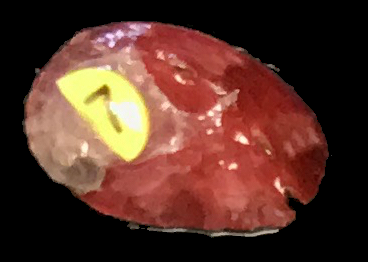
#> input picture EdgeDetection/AbalonePhotos/7_1-yr.png, 368 x 262 px, found by its file name; its folder holds only this picture in this run
$ python edgeDetection.py AbalonePhotos/7_1-yr.png
#> lines starting #> are read from the running program, lines starting #| are printed output that depends on the picture; after the words box and inside, x2 and y2 are one past the last pixel; in counts of white or black regions, pixels touching at a corner belong together
import cv2
import numpy as np
from matplotlib import pyplot as plt
import sys
base = "./AbalonePhotos/"
query = base + sys.argv[1]

img = cv2.imread(query,0)
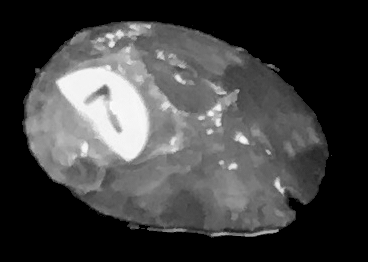
#> img: shape (262, 368); min 0, max 252, mean 64.9
edges = cv2.Canny(img,150,200,True)
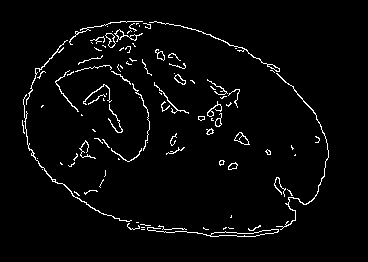
#> edges: shape (262, 368); 3.2% white in thin lines or dots, all inside (x1, y1, x2, y2) = (22, 21, 329, 237)

plt.subplot(121),plt.imshow(img,cmap = 'gray')
plt.title('Original Image'), plt.xticks([]), plt.yticks([])
plt.subplot(122),plt.imshow(edges,cmap = 'gray')
plt.title('Edge Image'), plt.xticks([]), plt.yticks([])

plt.show()
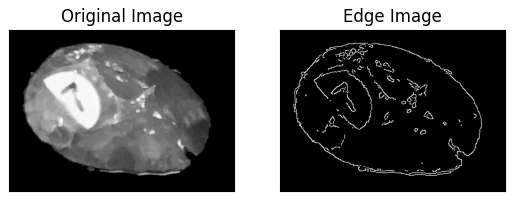
#> figure drawn by matplotlib, 2 panels

$ run again, on EdgeDetection/AbalonePhotos/858_1-yr.png
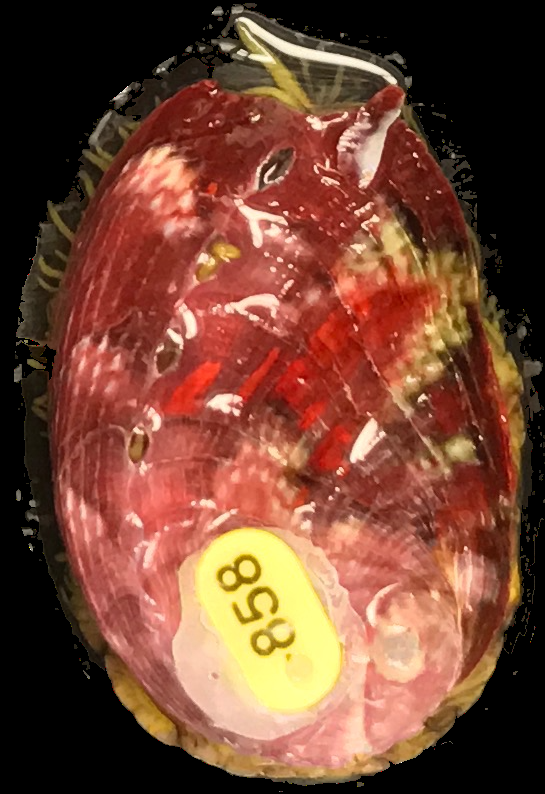
#> input picture EdgeDetection/AbalonePhotos/858_1-yr.png, 545 x 794 px, found by its file name
#> `edges = cv2.Canny(img,150,200,True)`:
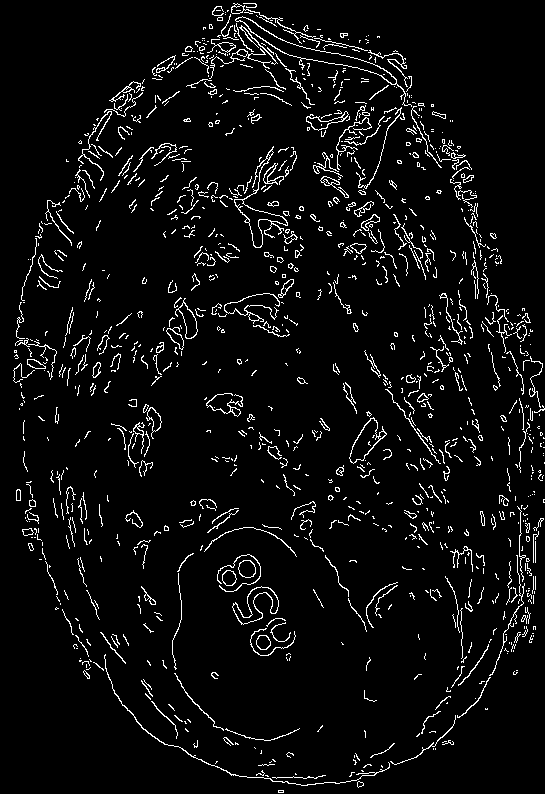
#> edges: shape (794, 545); 5.1% white in thin lines or dots
#> `plt.show()`:
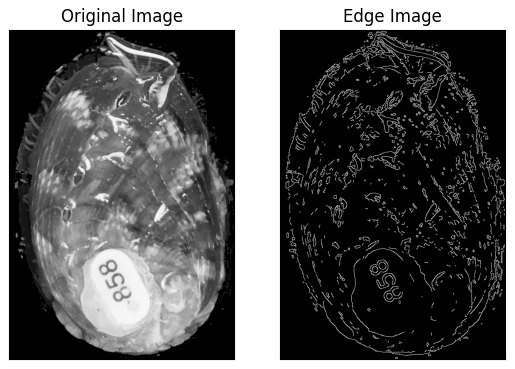
#> figure drawn by matplotlib, 2 panels

$ run again, on EdgeDetection/AbalonePhotos/7_11_27_(2).jpg
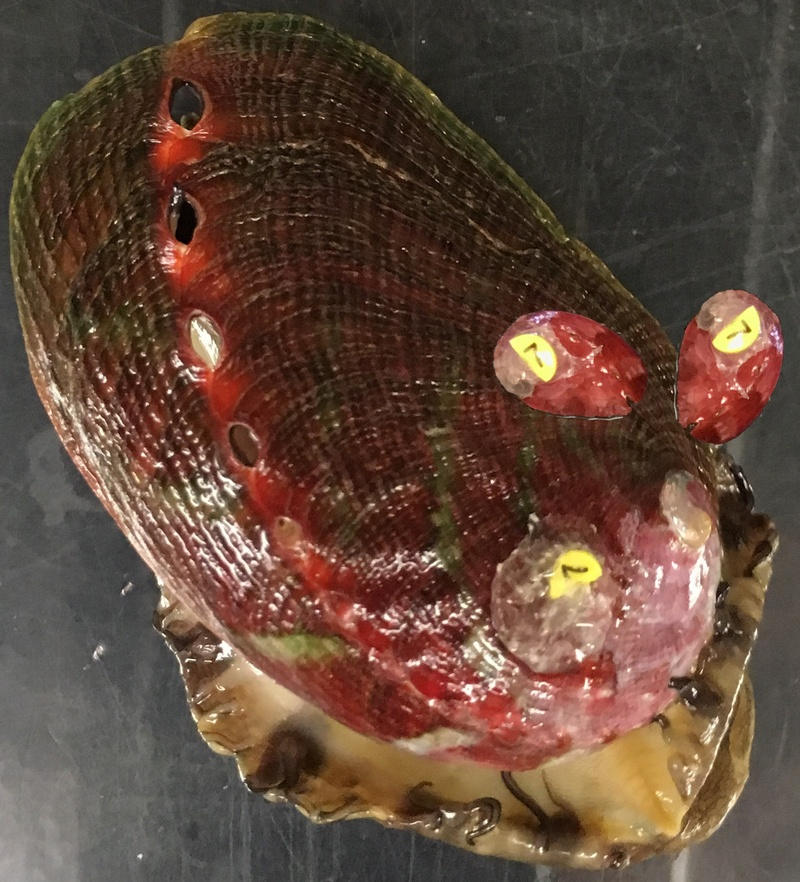
#> input picture EdgeDetection/AbalonePhotos/7_11_27_(2).jpg, 800 x 882 px, shrunk from 1562 x 1724 before the run, found by its file name
#> `edges = cv2.Canny(img,150,200,True)`:
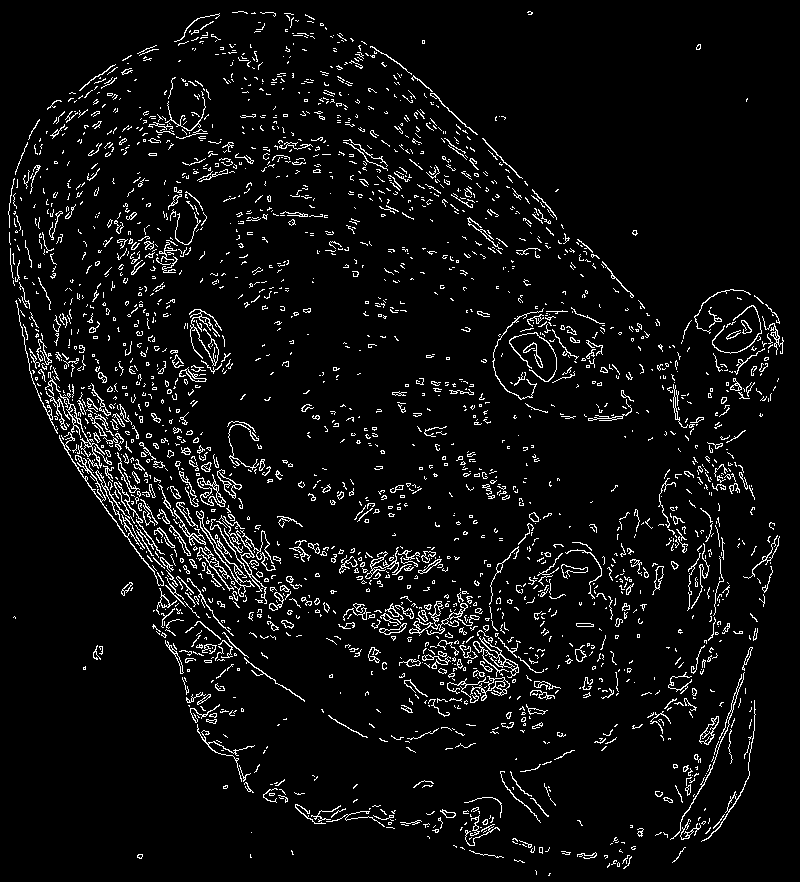
#> edges: shape (882, 800); 5.6% white in thin lines or dots
#> `plt.show()`:
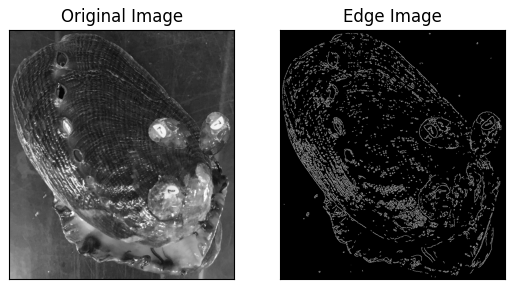
#> figure drawn by matplotlib, 2 panels
